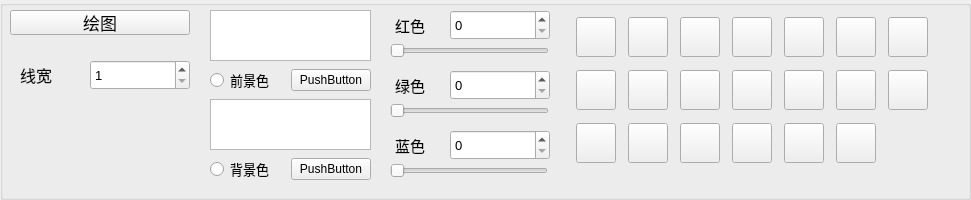
   <widget class="QGroupBox" name="groupBox">
    <property name="geometry">
     <rect>
      <x>210</x>
      <y>0</y>
      <width>971</width>
      <height>200</height>
     </rect>
    </property>
    <property name="title">
     <string/>
    </property>
    <widget class="QSpinBox" name="spinBox">
     <property name="geometry">
      <rect>
       <x>90</x>
       <y>60</y>
       <width>100</width>
       <height>30</height>
      </rect>
     </property>
     <property name="font">
      <font>
       <pointsize>10</pointsize>
      </font>
     </property>
     <property name="minimum">
      <number>1</number>
     </property>
     <property name="maximum">
      <number>255</number>
     </property>
    </widget>
    <widget class="QLabel" name="label_2">
     <property name="geometry">
      <rect>
       <x>20</x>
       <y>60</y>
       <width>80</width>
       <height>30</height>
      </rect>
     </property>
     <property name="font">
      <font>
       <pointsize>12</pointsize>
      </font>
     </property>
     <property name="text">
      <string>线宽</string>
     </property>
    </widget>
    <widget class="QPushButton" name="painting">
     <property name="geometry">
      <rect>
       <x>10</x>
       <y>10</y>
       <width>180</width>
       <height>25</height>
      </rect>
     </property>
     <property name="font">
      <font>
       <pointsize>13</pointsize>
      </font>
     </property>
     <property name="text">
      <string>绘图</string>
     </property>
     <property name="autoExclusive">
      <bool>true</bool>
     </property>
    </widget>
    <widget class="QWidget" name="verticalLayoutWidget_2">
     <property name="geometry">
      <rect>
       <x>210</x>
       <y>10</y>
       <width>161</width>
       <height>171</height>
      </rect>
     </property>
     <layout class="QVBoxLayout" name="verticalLayout_2">
      <item>
       <widget class="QGraphicsView" name="graphicsView_2"/>
      </item>
      <item>
       <layout class="QHBoxLayout" name="horizontalLayout_4">
        <item>
         <widget class="QRadioButton" name="radioButton">
          <property name="font">
           <font>
            <pointsize>10</pointsize>
           </font>
          </property>
          <property name="text">
           <string>前景色</string>
          </property>
         </widget>
        </item>
        <item>
         <widget class="QPushButton" name="pushButton_14">
          <property name="text">
           <string>PushButton</string>
          </property>
         </widget>
        </item>
       </layout>
      </item>
      <item>
       <widget class="QGraphicsView" name="graphicsView_3"/>
      </item>
      <item>
       <layout class="QHBoxLayout" name="horizontalLayout_5">
        <item>
         <widget class="QRadioButton" name="radioButton_2">
          <property name="font">
           <font>
            <pointsize>10</pointsize>
           </font>
          </property>
          <property name="text">
           <string>背景色</string>
          </property>
         </widget>
        </item>
        <item>
         <widget class="QPushButton" name="pushButton_15">
          <property name="text">
           <string>PushButton</string>
          </property>
         </widget>
        </item>
       </layout>
      </item>
     </layout>
    </widget>
    <widget class="QWidget" name="gridLayoutWidget">
     <property name="geometry">
      <rect>
       <x>570</x>
       <y>10</y>
       <width>364</width>
       <height>161</height>
      </rect>
     </property>
     <layout class="QGridLayout" name="gridLayout">
      <item row="1" column="1">
       <widget class="QPushButton" name="hexagon">
        <property name="minimumSize">
         <size>
          <width>40</width>
          <height>40</height>
         </size>
        </property>
        <property name="maximumSize">
         <size>
          <width>40</width>
          <height>40</height>
         </size>
        </property>
        <property name="font">
         <font>
          <pointsize>8</pointsize>
         </font>
        </property>
        <property name="styleSheet">
         <string notr="true"/>
        </property>
        <property name="text">
         <string/>
        </property>
        <property name="icon">
         <iconset resource="icon/icon.qrc">
          <normaloff>:/new/prefix1/MdiHexagonOutline.svg</normaloff>:/new/prefix1/MdiHexagonOutline.svg</iconset>
        </property>
        <property name="iconSize">
         <size>
          <width>32</width>
          <height>32</height>
         </size>
        </property>
        <property name="autoExclusive">
         <bool>false</bool>
        </property>
       </widget>
      </item>
      <item row="1" column="4">
       <widget class="QPushButton" name="six_pointed_star">
        <property name="minimumSize">
         <size>
          <width>40</width>
          <height>40</height>
         </size>
        </property>
        <property name="maximumSize">
         <size>
          <width>40</width>
          <height>40</height>
         </size>
        </property>
        <property name="font">
         <font>
          <pointsize>8</pointsize>
         </font>
        </property>
        <property name="styleSheet">
         <string notr="true"/>
        </property>
        <property name="text">
         <string/>
        </property>
        <property name="icon">
         <iconset resource="icon/icon.qrc">
          <normaloff>:/new/prefix1/MdiHexagramOutline.svg</normaloff>:/new/prefix1/MdiHexagramOutline.svg</iconset>
        </property>
        <property name="iconSize">
         <size>
          <width>32</width>
          <height>32</height>
         </size>
        </property>
        <property name="autoExclusive">
         <bool>true</bool>
        </property>
       </widget>
      </item>
      <item row="0" column="1">
       <widget class="QPushButton" name="right_circle">
        <property name="minimumSize">
         <size>
          <width>40</width>
          <height>40</height>
         </size>
        </property>
        <property name="maximumSize">
         <size>
          <width>40</width>
          <height>40</height>
         </size>
        </property>
        <property name="font">
         <font>
          <pointsize>8</pointsize>
         </font>
        </property>
        <property name="styleSheet">
         <string notr="true"/>
        </property>
        <property name="text">
         <string/>
        </property>
        <property name="icon">
         <iconset resource="icon/icon.qrc">
          <normaloff>:/new/prefix1/circle.svg</normaloff>:/new/prefix1/circle.svg</iconset>
        </property>
        <property name="iconSize">
         <size>
          <width>32</width>
          <height>32</height>
         </size>
        </property>
        <property name="autoExclusive">
         <bool>true</bool>
        </property>
       </widget>
      </item>
      <item row="1" column="3">
       <widget class="QPushButton" name="five_pointed_star">
        <property name="minimumSize">
         <size>
          <width>40</width>
          <height>40</height>
         </size>
        </property>
        <property name="maximumSize">
         <size>
          <width>40</width>
          <height>40</height>
         </size>
        </property>
        <property name="font">
         <font>
          <pointsize>8</pointsize>
         </font>
        </property>
        <property name="styleSheet">
         <string notr="true"/>
        </property>
        <property name="text">
         <string/>
        </property>
        <property name="icon">
         <iconset resource="icon/icon.qrc">
          <normaloff>:/new/prefix1/five-pointed star.svg</normaloff>:/new/prefix1/five-pointed star.svg</iconset>
        </property>
        <property name="iconSize">
         <size>
          <width>32</width>
          <height>32</height>
         </size>
        </property>
        <property name="autoExclusive">
         <bool>true</bool>
        </property>
       </widget>
      </item>
      <item row="1" column="0">
       <widget class="QPushButton" name="diamond">
        <property name="minimumSize">
         <size>
          <width>40</width>
          <height>40</height>
         </size>
        </property>
        <property name="maximumSize">
         <size>
          <width>40</width>
          <height>40</height>
         </size>
        </property>
        <property name="font">
         <font>
          <pointsize>8</pointsize>
         </font>
        </property>
        <property name="styleSheet">
         <string notr="true"/>
        </property>
        <property name="text">
         <string/>
        </property>
        <property name="icon">
         <iconset resource="icon/icon.qrc">
          <normaloff>:/new/prefix1/MdiRhombusOutline.svg</normaloff>:/new/prefix1/MdiRhombusOutline.svg</iconset>
        </property>
        <property name="iconSize">
         <size>
          <width>32</width>
          <height>32</height>
         </size>
        </property>
        <property name="autoExclusive">
         <bool>true</bool>
        </property>
       </widget>
      </item>
      <item row="1" column="2">
       <widget class="QPushButton" name="four_pointed_star">
        <property name="minimumSize">
         <size>
          <width>40</width>
          <height>40</height>
         </size>
        </property>
        <property name="maximumSize">
         <size>
          <width>40</width>
          <height>40</height>
         </size>
        </property>
        <property name="font">
         <font>
          <pointsize>8</pointsize>
         </font>
        </property>
        <property name="styleSheet">
         <string notr="true"/>
        </property>
        <property name="text">
         <string/>
        </property>
        <property name="icon">
         <iconset resource="icon/icon.qrc">
          <normaloff>:/new/prefix1/MdiStarFourPointsOutline.svg</normaloff>:/new/prefix1/MdiStarFourPointsOutline.svg</iconset>
        </property>
        <property name="iconSize">
         <size>
          <width>32</width>
          <height>32</height>
         </size>
        </property>
        <property name="autoExclusive">
         <bool>true</bool>
        </property>
       </widget>
      </item>
      <item row="0" column="2">
       <widget class="QPushButton" name="ellipse">
        <property name="minimumSize">
         <size>
          <width>40</width>
          <height>40</height>
         </size>
        </property>
        <property name="maximumSize">
         <size>
          <width>40</width>
          <height>40</height>
         </size>
        </property>
        <property name="font">
         <font>
          <pointsize>8</pointsize>
         </font>
        </property>
        <property name="styleSheet">
         <string notr="true"/>
        </property>
        <property name="text">
         <string/>
        </property>
        <property name="icon">
         <iconset resource="icon/icon.qrc">
          <normaloff>:/new/prefix1/ellipse.svg</normaloff>:/new/prefix1/ellipse.svg</iconset>
        </property>
        <property name="iconSize">
         <size>
          <width>32</width>
          <height>32</height>
         </size>
        </property>
        <property name="autoExclusive">
         <bool>true</bool>
        </property>
       </widget>
      </item>
      <item row="0" column="5">
       <widget class="QPushButton" name="right_rectangle">
        <property name="minimumSize">
         <size>
          <width>40</width>
          <height>40</height>
         </size>
        </property>
        <property name="maximumSize">
         <size>
          <width>40</width>
          <height>40</height>
         </size>
        </property>
        <property name="font">
         <font>
          <pointsize>8</pointsize>
         </font>
        </property>
        <property name="styleSheet">
         <string notr="true"/>
        </property>
        <property name="text">
         <string/>
        </property>
        <property name="icon">
         <iconset resource="icon/icon.qrc">
          <normaloff>:/new/prefix1/MdiRectangleOutline.svg</normaloff>:/new/prefix1/MdiRectangleOutline.svg</iconset>
        </property>
        <property name="iconSize">
         <size>
          <width>32</width>
          <height>32</height>
         </size>
        </property>
        <property name="autoExclusive">
         <bool>true</bool>
        </property>
       </widget>
      </item>
      <item row="0" column="6">
       <widget class="QPushButton" name="rounded_rectangle">
        <property name="minimumSize">
         <size>
          <width>40</width>
          <height>40</height>
         </size>
        </property>
        <property name="maximumSize">
         <size>
          <width>40</width>
          <height>40</height>
         </size>
        </property>
        <property name="font">
         <font>
          <pointsize>8</pointsize>
         </font>
        </property>
        <property name="styleSheet">
         <string notr="true"/>
        </property>
        <property name="text">
         <string/>
        </property>
        <property name="icon">
         <iconset resource="icon/icon.qrc">
          <normaloff>:/new/prefix1/TopcoatRoundedrectangleOutline.svg</normaloff>:/new/prefix1/TopcoatRoundedrectangleOutline.svg</iconset>
        </property>
        <property name="iconSize">
         <size>
          <width>32</width>
          <height>32</height>
         </size>
        </property>
        <property name="autoExclusive">
         <bool>true</bool>
        </property>
       </widget>
      </item>
      <item row="0" column="0">
       <widget class="QPushButton" name="straight_line">
        <property name="minimumSize">
         <size>
          <width>40</width>
          <height>40</height>
         </size>
        </property>
        <property name="maximumSize">
         <size>
          <width>40</width>
          <height>40</height>
         </size>
        </property>
        <property name="font">
         <font>
          <pointsize>8</pointsize>
         </font>
        </property>
        <property name="styleSheet">
         <string notr="true"/>
        </property>
        <property name="text">
         <string/>
        </property>
        <property name="icon">
         <iconset resource="icon/icon.qrc">
          <normaloff>:/new/prefix1/IconoirLinear.svg</normaloff>:/new/prefix1/IconoirLinear.svg</iconset>
        </property>
        <property name="iconSize">
         <size>
          <width>32</width>
          <height>32</height>
         </size>
        </property>
        <property name="autoExclusive">
         <bool>true</bool>
        </property>
       </widget>
      </item>
      <item row="0" column="4">
       <widget class="QPushButton" name="right_triangle">
        <property name="minimumSize">
         <size>
          <width>40</width>
          <height>40</height>
         </size>
        </property>
        <property name="maximumSize">
         <size>
          <width>40</width>
          <height>40</height>
         </size>
        </property>
        <property name="font">
         <font>
          <pointsize>8</pointsize>
         </font>
        </property>
        <property name="styleSheet">
         <string notr="true"/>
        </property>
        <property name="text">
         <string/>
        </property>
        <property name="icon">
         <iconset resource="icon/icon.qrc">
          <normaloff>:/new/prefix1/HugeiconsRightTriangle.svg</normaloff>:/new/prefix1/HugeiconsRightTriangle.svg</iconset>
        </property>
        <property name="iconSize">
         <size>
          <width>32</width>
          <height>32</height>
         </size>
        </property>
        <property name="autoExclusive">
         <bool>true</bool>
        </property>
       </widget>
      </item>
      <item row="0" column="3">
       <widget class="QPushButton" name="isosceles_triangle">
        <property name="minimumSize">
         <size>
          <width>40</width>
          <height>40</height>
         </size>
        </property>
        <property name="maximumSize">
         <size>
          <width>40</width>
          <height>40</height>
         </size>
        </property>
        <property name="font">
         <font>
          <pointsize>8</pointsize>
         </font>
        </property>
        <property name="styleSheet">
         <string notr="true"/>
        </property>
        <property name="text">
         <string/>
        </property>
        <property name="icon">
         <iconset resource="icon/icon.qrc">
          <normaloff>:/new/prefix1/MdiTriangleDownOutline.svg</normaloff>:/new/prefix1/MdiTriangleDownOutline.svg</iconset>
        </property>
        <property name="iconSize">
         <size>
          <width>32</width>
          <height>32</height>
         </size>
        </property>
        <property name="autoExclusive">
         <bool>true</bool>
        </property>
       </widget>
      </item>
      <item row="1" column="5">
       <widget class="QPushButton" name="lightning">
        <property name="minimumSize">
         <size>
          <width>40</width>
          <height>40</height>
         </size>
        </property>
        <property name="maximumSize">
         <size>
          <width>40</width>
          <height>40</height>
         </size>
        </property>
        <property name="font">
         <font>
          <pointsize>8</pointsize>
         </font>
        </property>
        <property name="styleSheet">
         <string notr="true"/>
        </property>
        <property name="text">
         <string/>
        </property>
        <property name="icon">
         <iconset resource="icon/icon.qrc">
          <normaloff>:/new/prefix1/PhLightningFill.svg</normaloff>:/new/prefix1/PhLightningFill.svg</iconset>
        </property>
        <property name="iconSize">
         <size>
          <width>32</width>
          <height>32</height>
         </size>
        </property>
        <property name="autoExclusive">
         <bool>true</bool>
        </property>
       </widget>
      </item>
      <item row="1" column="6">
       <widget class="QPushButton" name="left">
        <property name="minimumSize">
         <size>
          <width>40</width>
          <height>40</height>
         </size>
        </property>
        <property name="maximumSize">
         <size>
          <width>40</width>
          <height>40</height>
         </size>
        </property>
        <property name="font">
         <font>
          <pointsize>8</pointsize>
         </font>
        </property>
        <property name="styleSheet">
         <string notr="true"/>
        </property>
        <property name="text">
         <string/>
        </property>
        <property name="icon">
         <iconset resource="icon/icon.qrc">
          <normaloff>:/new/prefix1/LsArrowleft.svg</normaloff>:/new/prefix1/LsArrowleft.svg</iconset>
        </property>
        <property name="iconSize">
         <size>
          <width>32</width>
          <height>32</height>
         </size>
        </property>
        <property name="autoExclusive">
         <bool>true</bool>
        </property>
       </widget>
      </item>
      <item row="2" column="0">
       <widget class="QPushButton" name="right">
        <property name="minimumSize">
         <size>
          <width>40</width>
          <height>40</height>
         </size>
        </property>
        <property name="maximumSize">
         <size>
          <width>40</width>
          <height>40</height>
         </size>
        </property>
        <property name="font">
         <font>
          <pointsize>8</pointsize>
         </font>
        </property>
        <property name="styleSheet">
         <string notr="true"/>
        </property>
        <property name="text">
         <string/>
        </property>
        <property name="icon">
         <iconset resource="icon/icon.qrc">
          <normaloff>:/new/prefix1/LsArrowright.svg</normaloff>:/new/prefix1/LsArrowright.svg</iconset>
        </property>
        <property name="iconSize">
         <size>
          <width>32</width>
          <height>32</height>
         </size>
        </property>
        <property name="autoExclusive">
         <bool>true</bool>
        </property>
       </widget>
      </item>
      <item row="2" column="1">
       <widget class="QPushButton" name="top">
        <property name="minimumSize">
         <size>
          <width>40</width>
          <height>40</height>
         </size>
        </property>
        <property name="maximumSize">
         <size>
          <width>40</width>
          <height>40</height>
         </size>
        </property>
        <property name="font">
         <font>
          <pointsize>8</pointsize>
         </font>
        </property>
        <property name="styleSheet">
         <string notr="true"/>
        </property>
        <property name="text">
         <string/>
        </property>
        <property name="icon">
         <iconset resource="icon/icon.qrc">
          <normaloff>:/new/prefix1/LsArrowup.svg</normaloff>:/new/prefix1/LsArrowup.svg</iconset>
        </property>
        <property name="iconSize">
         <size>
          <width>32</width>
          <height>32</height>
         </size>
        </property>
        <property name="autoExclusive">
         <bool>true</bool>
        </property>
       </widget>
      </item>
      <item row="2" column="2">
       <widget class="QPushButton" name="bottom">
        <property name="minimumSize">
         <size>
          <width>40</width>
          <height>40</height>
         </size>
        </property>
        <property name="maximumSize">
         <size>
          <width>40</width>
          <height>40</height>
         </size>
        </property>
        <property name="font">
         <font>
          <pointsize>8</pointsize>
         </font>
        </property>
        <property name="styleSheet">
         <string notr="true"/>
        </property>
        <property name="text">
         <string/>
        </property>
        <property name="icon">
         <iconset resource="icon/icon.qrc">
          <normaloff>:/new/prefix1/LsArrowdown.svg</normaloff>:/new/prefix1/LsArrowdown.svg</iconset>
        </property>
        <property name="iconSize">
         <size>
          <width>32</width>
          <height>32</height>
         </size>
        </property>
        <property name="autoExclusive">
         <bool>true</bool>
        </property>
       </widget>
      </item>
      <item row="2" column="3">
       <widget class="QPushButton" name="rounded_rectangle_annotation">
        <property name="minimumSize">
         <size>
          <width>40</width>
          <height>40</height>
         </size>
        </property>
        <property name="maximumSize">
         <size>
          <width>40</width>
          <height>40</height>
         </size>
        </property>
        <property name="font">
         <font>
          <pointsize>8</pointsize>
         </font>
        </property>
        <property name="styleSheet">
         <string notr="true"/>
        </property>
        <property name="text">
         <string/>
        </property>
        <property name="icon">
         <iconset resource="icon/icon.qrc">
          <normaloff>:/new/prefix1/F7BubbleMiddleBottom.svg</normaloff>:/new/prefix1/F7BubbleMiddleBottom.svg</iconset>
        </property>
        <property name="iconSize">
         <size>
          <width>32</width>
          <height>32</height>
         </size>
        </property>
        <property name="autoExclusive">
         <bool>true</bool>
        </property>
       </widget>
      </item>
      <item row="2" column="4">
       <widget class="QPushButton" name="cloud_annotation">
        <property name="minimumSize">
         <size>
          <width>40</width>
          <height>40</height>
         </size>
        </property>
        <property name="maximumSize">
         <size>
          <width>40</width>
          <height>40</height>
         </size>
        </property>
        <property name="font">
         <font>
          <pointsize>8</pointsize>
         </font>
        </property>
        <property name="styleSheet">
         <string notr="true"/>
        </property>
        <property name="text">
         <string/>
        </property>
        <property name="icon">
         <iconset resource="icon/icon.qrc">
          <normaloff>:/new/prefix1/MdiThoughtBubble.svg</normaloff>:/new/prefix1/MdiThoughtBubble.svg</iconset>
        </property>
        <property name="iconSize">
         <size>
          <width>32</width>
          <height>32</height>
         </size>
        </property>
        <property name="autoExclusive">
         <bool>true</bool>
        </property>
       </widget>
      </item>
      <item row="2" column="5">
       <widget class="QPushButton" name="circle_annotation">
        <property name="minimumSize">
         <size>
          <width>40</width>
          <height>40</height>
         </size>
        </property>
        <property name="maximumSize">
         <size>
          <width>40</width>
          <height>40</height>
         </size>
        </property>
        <property name="font">
         <font>
          <pointsize>8</pointsize>
         </font>
        </property>
        <property name="styleSheet">
         <string notr="true"/>
        </property>
        <property name="text">
         <string/>
        </property>
        <property name="icon">
         <iconset resource="icon/icon.qrc">
          <normaloff>:/new/prefix1/HeroiconsChatBubbleOvalLeft.svg</normaloff>:/new/prefix1/HeroiconsChatBubbleOvalLeft.svg</iconset>
        </property>
        <property name="iconSize">
         <size>
          <width>32</width>
          <height>32</height>
         </size>
        </property>
        <property name="autoExclusive">
         <bool>true</bool>
        </property>
       </widget>
      </item>
     </layout>
    </widget>
    <widget class="QSpinBox" name="spinBox_2">
     <property name="geometry">
      <rect>
       <x>450</x>
       <y>10</y>
       <width>100</width>
       <height>30</height>
      </rect>
     </property>
     <property name="font">
      <font>
       <pointsize>10</pointsize>
      </font>
     </property>
     <property name="maximum">
      <number>255</number>
     </property>
    </widget>
    <widget class="QLabel" name="label_3">
     <property name="enabled">
      <bool>true</bool>
     </property>
     <property name="geometry">
      <rect>
       <x>370</x>
       <y>10</y>
       <width>80</width>
       <height>30</height>
      </rect>
     </property>
     <property name="font">
      <font>
       <pointsize>11</pointsize>
      </font>
     </property>
     <property name="text">
      <string>红色</string>
     </property>
     <property name="alignment">
      <set>Qt::AlignmentFlag::AlignCenter</set>
     </property>
    </widget>
    <widget class="QSlider" name="horizontalSlider">
     <property name="geometry">
      <rect>
       <x>390</x>
       <y>40</y>
       <width>159</width>
       <height>22</height>
      </rect>
     </property>
     <property name="maximum">
      <number>255</number>
     </property>
     <property name="orientation">
      <enum>Qt::Orientation::Horizontal</enum>
     </property>
    </widget>
    <widget class="QSpinBox" name="spinBox_3">
     <property name="geometry">
      <rect>
       <x>450</x>
       <y>70</y>
       <width>100</width>
       <height>30</height>
      </rect>
     </property>
     <property name="font">
      <font>
       <pointsize>10</pointsize>
      </font>
     </property>
     <property name="maximum">
      <number>255</number>
     </property>
    </widget>
    <widget class="QLabel" name="label_5">
     <property name="geometry">
      <rect>
       <x>370</x>
       <y>70</y>
       <width>80</width>
       <height>30</height>
      </rect>
     </property>
     <property name="font">
      <font>
       <pointsize>11</pointsize>
      </font>
     </property>
     <property name="text">
      <string>绿色</string>
     </property>
     <property name="alignment">
      <set>Qt::AlignmentFlag::AlignCenter</set>
     </property>
    </widget>
    <widget class="QSlider" name="horizontalSlider_2">
     <property name="geometry">
      <rect>
       <x>390</x>
       <y>100</y>
       <width>159</width>
       <height>22</height>
      </rect>
     </property>
     <property name="maximum">
      <number>255</number>
     </property>
     <property name="orientation">
      <enum>Qt::Orientation::Horizontal</enum>
     </property>
    </widget>
    <widget class="QSpinBox" name="spinBox_4">
     <property name="geometry">
      <rect>
       <x>450</x>
       <y>130</y>
       <width>100</width>
       <height>30</height>
      </rect>
     </property>
     <property name="font">
      <font>
       <pointsize>10</pointsize>
      </font>
     </property>
     <property name="maximum">
      <number>255</number>
     </property>
    </widget>
    <widget class="QLabel" name="label_4">
     <property name="geometry">
      <rect>
       <x>370</x>
       <y>130</y>
       <width>80</width>
       <height>30</height>
      </rect>
     </property>
     <property name="font">
      <font>
       <pointsize>11</pointsize>
      </font>
     </property>
     <property name="text">
      <string>蓝色</string>
     </property>
     <property name="alignment">
      <set>Qt::AlignmentFlag::AlignCenter</set>
     </property>
    </widget>
    <widget class="QSlider" name="horizontalSlider_3">
     <property name="geometry">
      <rect>
       <x>390</x>
       <y>160</y>
       <width>158</width>
       <height>22</height>
      </rect>
     </property>
     <property name="maximum">
      <number>255</number>
     </property>
     <property name="orientation">
      <enum>Qt::Orientation::Horizontal</enum>
     </property>
    </widget>
   </widget>
